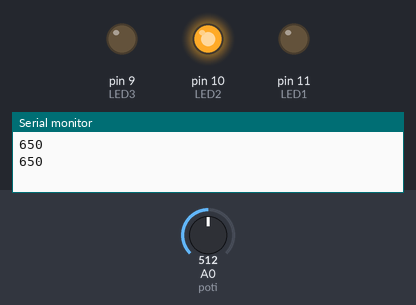
Simulated run of this sketch. Board: Arduino Uno, built with avr-gcc and run on an emulated ATmega328P. Shown: output pins drawn as LEDs (lit = HIGH), the last lines printed to the serial monitor. The test bench sets the inputs (shaded band); at power-on: A0 (poti) = 512.

Above: at 1.8 s.
1.9 s: A0 (poti) set to 713
3.4 s: A0 (poti) set to 739
At 4.9 s:
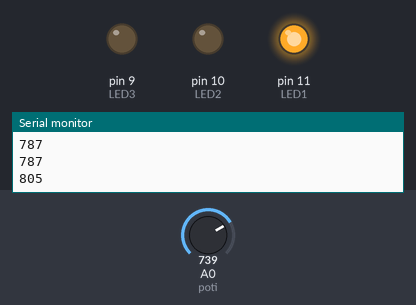
5.5 s: A0 (poti) set to 716
At 6.4 s:
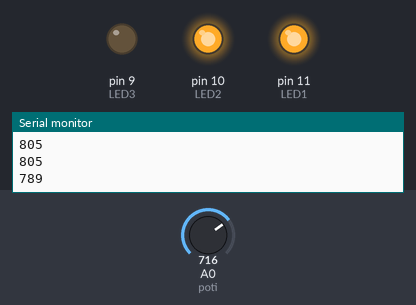
7.5 s: A0 (poti) set to 310
9.2 s: A0 (poti) set to 279
At 10.8 s:
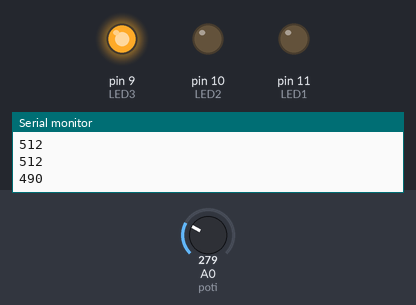
11.5 s: A0 (poti) set to 810
At 12.3 s:
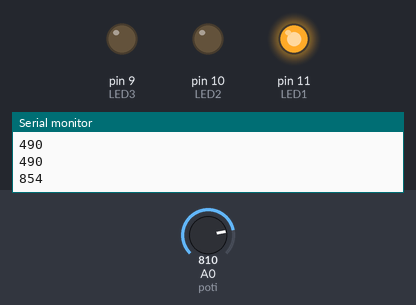
Timing chart, 0 to 14.5 s (numbered marks = the images above; inputs shaded):
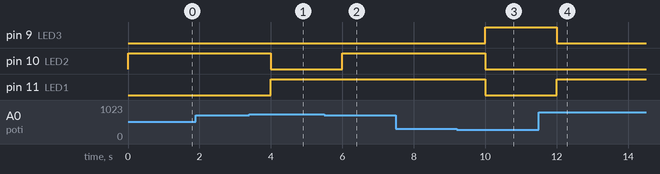

The sketch:

Potiauslesen.ino
```cpp
// reads analog value from potentiometer

int LED1 = 11;
int LED2 = 10;
int LED3 = 9;


int poti = 0;
int x;
void setup()
{

  Serial.begin(9600);
  analogReference(DEFAULT);
  pinMode(LED1, OUTPUT);
  pinMode(LED2, OUTPUT);
  pinMode(LED3, OUTPUT);

}

void loop()
{
  int potiwert = analogRead(poti);
  x = map(potiwert, 0, 1023, 300, 1000); // Rechnet den Wert 0-1023 um  in Werte zwischen 300 und 1000
  Serial.println(x);

  if (x < 500)
  {
    digitalWrite(LED3, HIGH);
    digitalWrite(LED2, LOW);
    digitalWrite(LED1, LOW);
  }
  else if (x >= 800)
  {
    digitalWrite(LED2, LOW);
    digitalWrite(LED1, HIGH);
    digitalWrite(LED3, LOW);
  }
  else
  {
    digitalWrite(LED2, HIGH);
//    digitalWrite(LED3, LOW);
//    digitalWrite(LED1, LOW);
  }

  delay(1000);
}
```

Measured:
- the behaviour switches between 730 and 731 on A0 (poti) (found by bisection; images 0 and 1)
- the behaviour switches between 293 and 292 on A0 (poti) (found by bisection; images 2 and 3)
- after the input at 3.4 s, pin 10 (LED2): HIGH → LOW after 0.60 s; pin 11 (LED1): LOW → HIGH after 0.60 s
- after the input at 5.5 s, pin 10 (LED2): LOW → HIGH after 0.50 s
- after the input at 9.2 s, pin 9 (LED3): LOW → HIGH after 0.80 s; pin 10 (LED2), pin 11 (LED1): HIGH → LOW after 0.80 s
- after the input at 11.5 s, pin 9 (LED3): HIGH → LOW after 0.50 s; pin 11 (LED1): LOW → HIGH after 0.50 s
